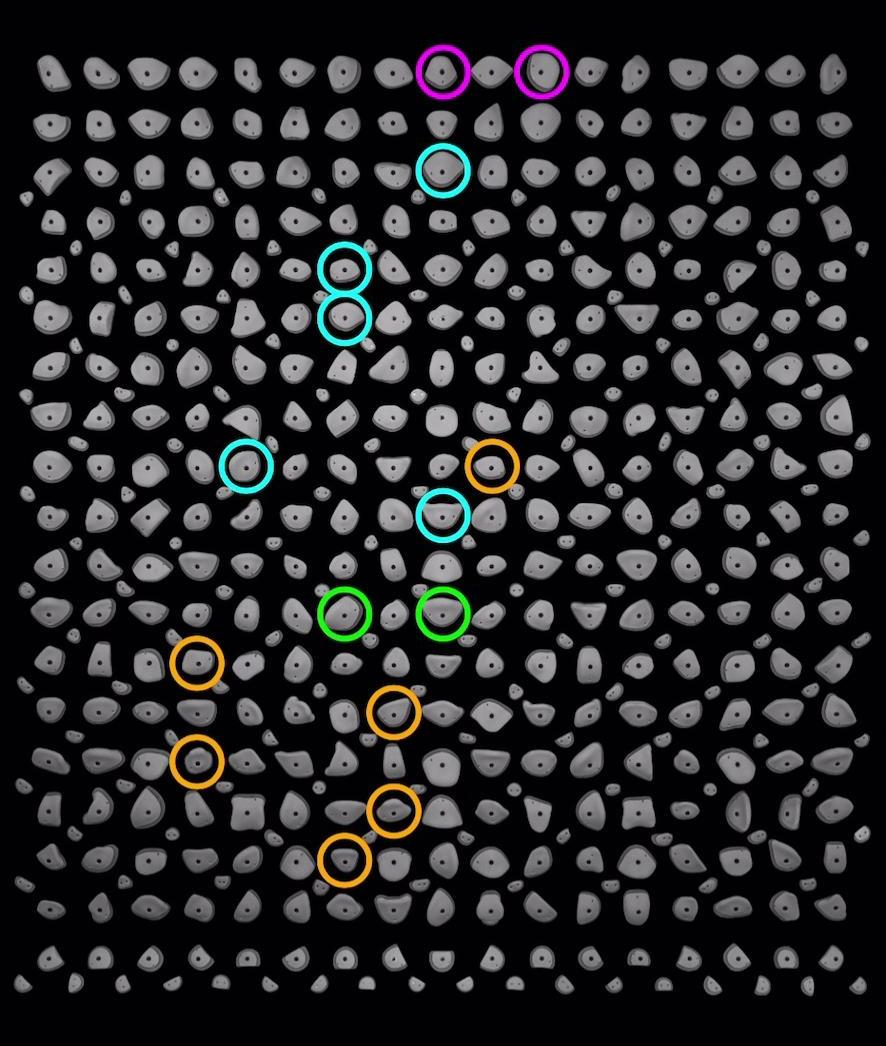
#> input picture test/frame_0000.jpg, 886 x 1046 px, found by its file name
$ python ringtest.py
#> lines starting #> are read from the running program, lines starting #| are printed output that depends on the picture; after the words box and inside, x2 and y2 are one past the last pixel; in counts of white or black regions, pixels touching at a corner belong together
import cv2
import numpy as np

import cv2

# Load the image
image = cv2.imread("test/frame_0000.jpg")
#> image is the input picture: shape (1046, 886, 3); mean B, G, R 41.5, 40.2, 40

# Get original dimensions
height, width = image.shape[:2]
#> height = 1046; width = 886

# Define scale factor
scale_factor = 1/0.788

# Compute new dimensions
new_width = int(width * scale_factor)
#> new_width = 1124
new_height = int(height * scale_factor)
#> new_height = 1327

# Resize the image
resized_image = cv2.resize(image, (new_width, new_height), interpolation=cv2.INTER_AREA)
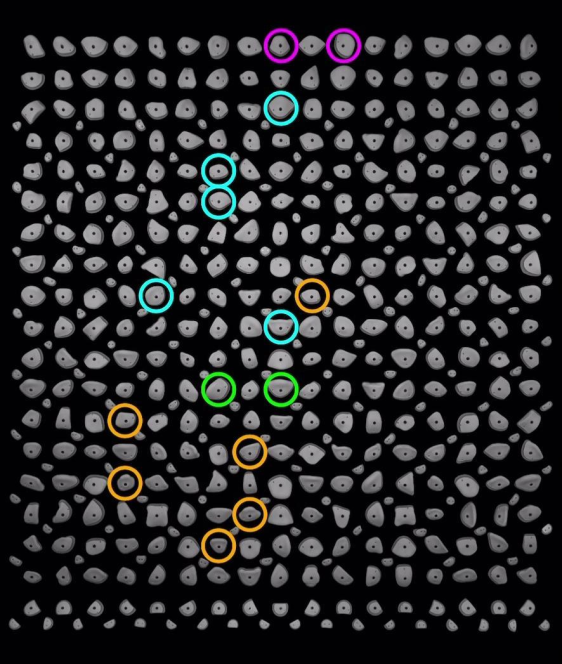
#> resized_image: shape (1327, 1124, 3) (shown at 1/2 size); mean B, G, R 41.5, 40.1, 40

# Save the resized image (optional)
cv2.imwrite("test/rez_0000.jpg", resized_image)

# Display the resized image
cv2.imshow("Resized Image", resized_image)
cv2.waitKey(0)
cv2.destroyAllWindows()
# Grid size
rows, cols = 19, 19

# Image parameters
ring_radius = 20 # Radius of each ring
thickness = ring_radius // 5  # Thickness of the ring
spacing = 2 * ring_radius   # Spacing between rings

# Calculate image size
img_height = (rows+1) * spacing + spacing + spacing + spacing
img_width = cols * spacing

all_centers = []
# Create a white canvas
#image = np.ones((img_height, img_width, 3), dtype=np.uint8) * 255
image = cv2.imread("Blank_align.jpg")
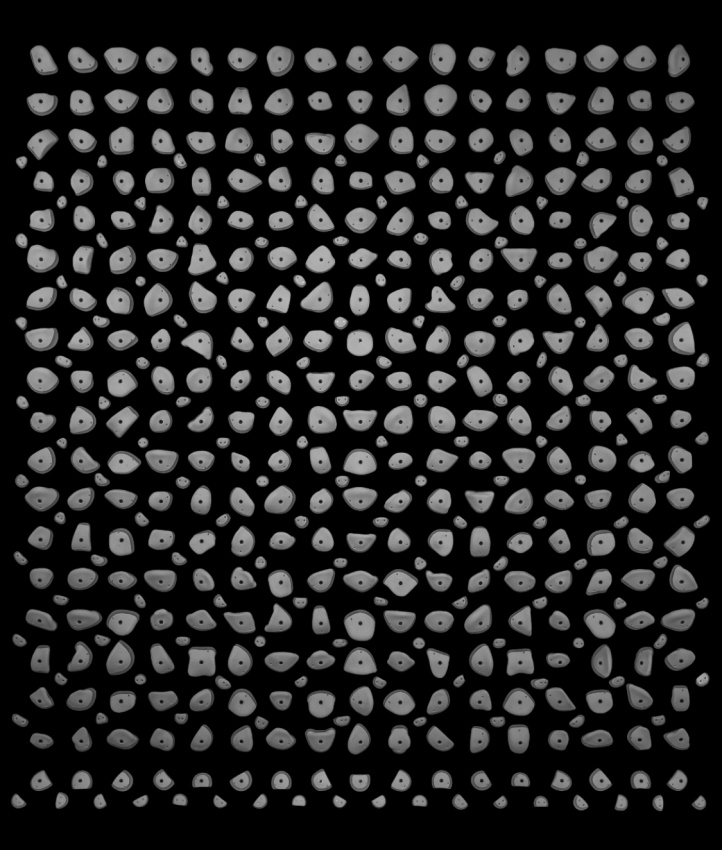
#> input picture src/Blank_align.jpg, 722 x 850 px, found by its file name
#> image is the input picture: shape (850, 722, 3); min 0, max 222, mean 36
offset = 20
off_up = 20
# Draw the rings
for i in range(rows):
    for j in np.arange(1,cols-1):
        center_x = j * spacing + spacing // 2 - offset
        center_y = i * spacing + spacing // 2 + spacing*2 - offset - off_up
        all_centers.append((center_x, center_y))
        cv2.circle(image, (center_x, center_y), ring_radius, (255, 155, 155), thickness)
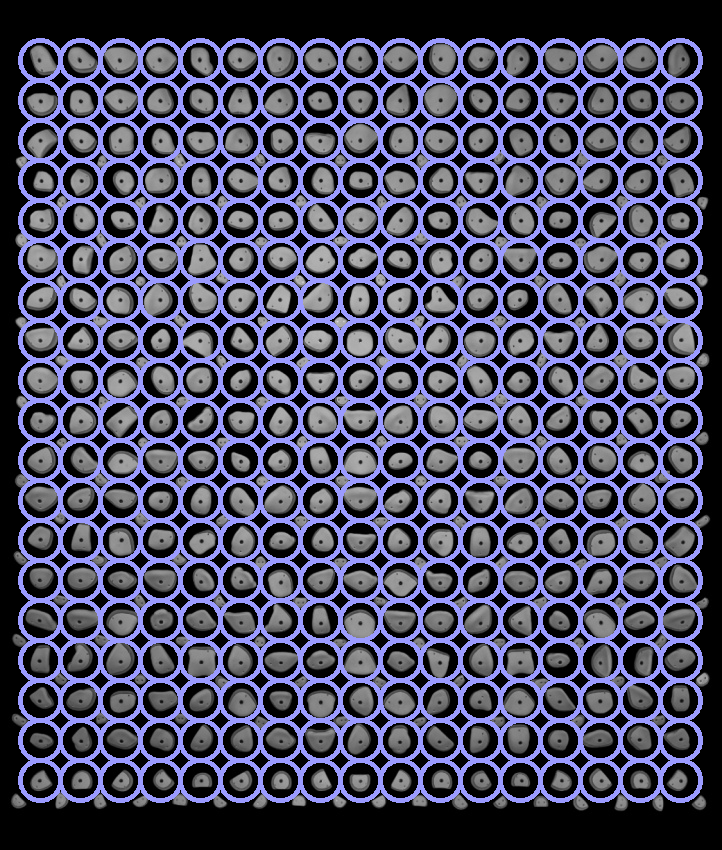
#> image: shape (850, 722, 3); mean B, G, R 99.5, 74.4, 74.4
#> after the loop, all_centers = 323 pairs, first value 40 to 680, second value 60 to 780

# Draw middle rings in a checkerboard pattern
middle_ring_centers = []
for i in range(2, rows - 1, 2):  # Every second row
    for j in range(0, cols - 1, 2):  # Every second column
        center_x = j * spacing + spacing - offset
        center_y = i * spacing + spacing + spacing*2 - offset - off_up
        #change color to orange
        all_centers.append((center_x, center_y))
        cv2.circle(image, (center_x, center_y), ring_radius, (255,255,255), thickness= thickness)
        middle_ring_centers.append((center_x, center_y))
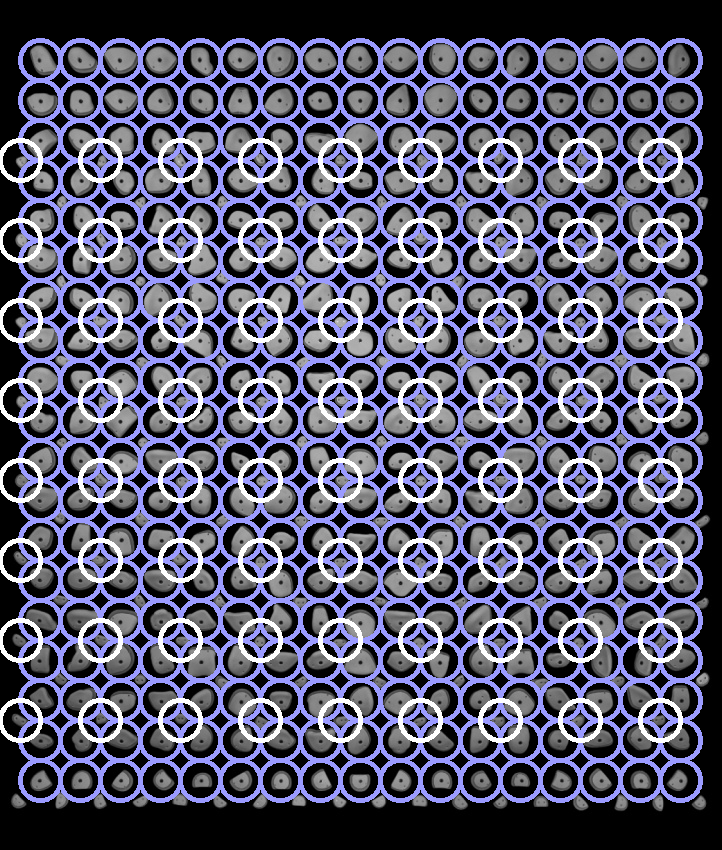
#> image: shape (850, 722, 3); 7.17% of pixels changed, all inside (x1, y1, x2, y2) = (0, 138, 683, 743)
#> after the loop, all_centers = 395 pairs, first value 20 to 680, second value 60 to 780; middle_ring_centers = 72 pairs, first value 20 to 660, second value 160 to 720

# Draw a ring in the middle of each 4 middle rings
for i in range(0, len(middle_ring_centers) - (cols // 2), cols // 2):
    for j in range(0, cols // 2 - 1):
        idx = i + j
        if idx + 1 < len(middle_ring_centers) and idx + (cols // 2) < len(middle_ring_centers):
            cx1, cy1 = middle_ring_centers[idx]
            cx2, cy2 = middle_ring_centers[idx + 1]
            cx3, cy3 = middle_ring_centers[idx + (cols // 2)]
            cx4, cy4 = middle_ring_centers[idx + (cols // 2) + 1]
            center_x = (cx1 + cx4) // 2
            center_y = (cy1 + cy4) // 2
            all_centers.append((center_x, center_y))
            cv2.circle(image, (center_x, center_y), ring_radius, (255, 200, 155), thickness)
#> this loop made 7 passes
#> i on passes 2 to 7: 9, 18, 27, 36, 45, 54
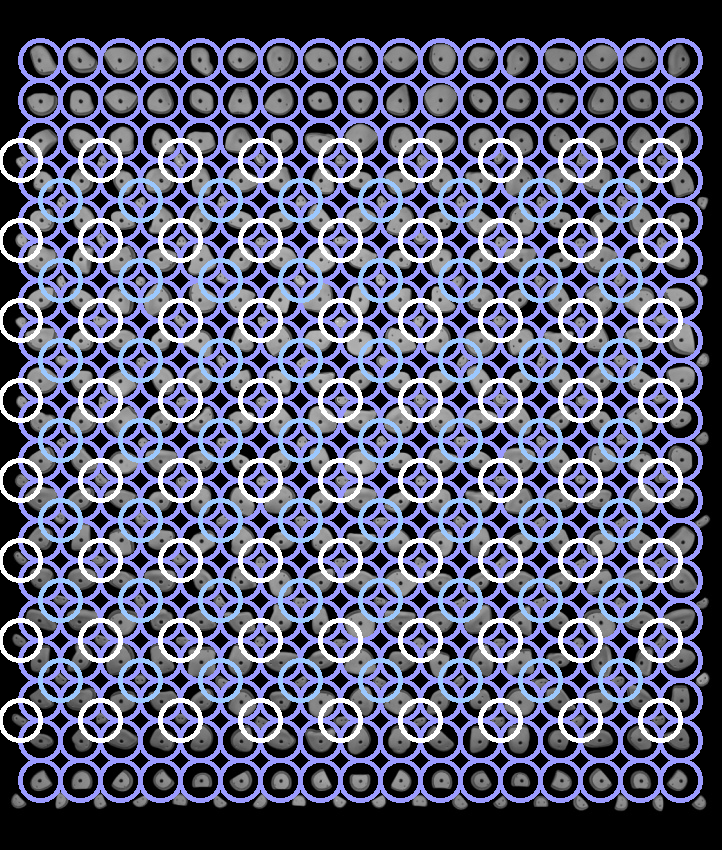
#> image: shape (850, 722, 3); 5.6% of pixels changed, all inside (x1, y1, x2, y2) = (38, 178, 643, 703)
#> after the loop, all_centers = 451 pairs, first value 20 to 680, second value 60 to 780

# Add an extra half row of rings at the very bottom
for j in range(0, cols - 1):
    center_x = j * spacing + ring_radius  +spacing // 2 - offset
    center_y = rows * spacing + spacing *2  - offset- off_up# Extra row at bottom
    all_centers.append((center_x, center_y))
    cv2.circle(image, (center_x, center_y), ring_radius, (255, 255, 50), thickness)
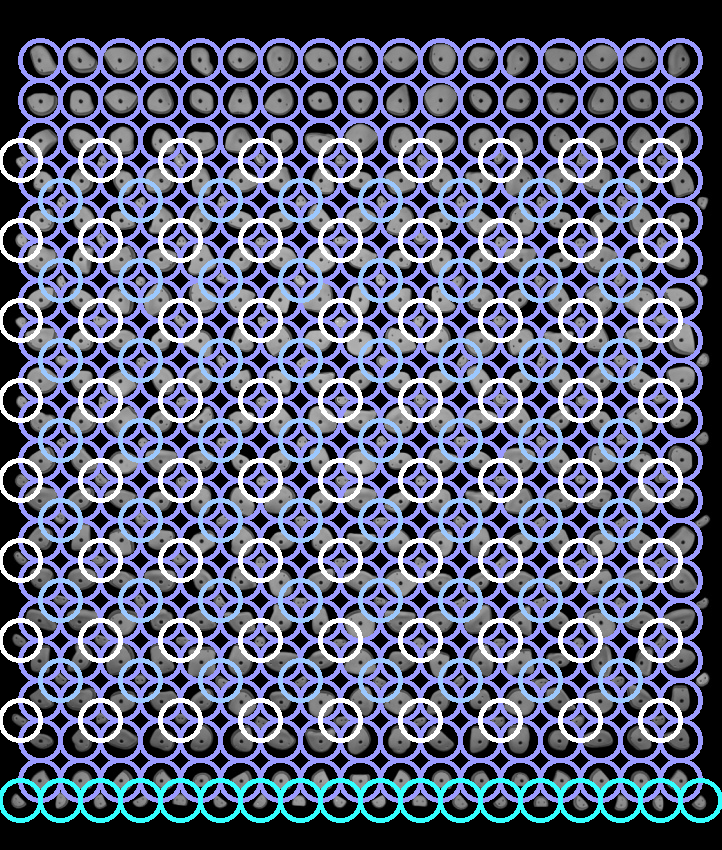
#> image: shape (850, 722, 3); 1.6% of pixels changed, all inside (x1, y1, x2, y2) = (0, 778, 722, 823)
#> after the loop, all_centers = 469 pairs, first value 20 to 700, second value 60 to 800

# Add an extra half row of rings at the very bottom
for j in range(3, rows - 2,2):
    center_x = (cols-1) * spacing - offset
    center_y = j * spacing + spacing  + spacing*2 -offset -off_up# Extra row at bottom
    all_centers.append((center_x, center_y))
    cv2.circle(image, (center_x, center_y), ring_radius, (255, 255, 50), thickness)
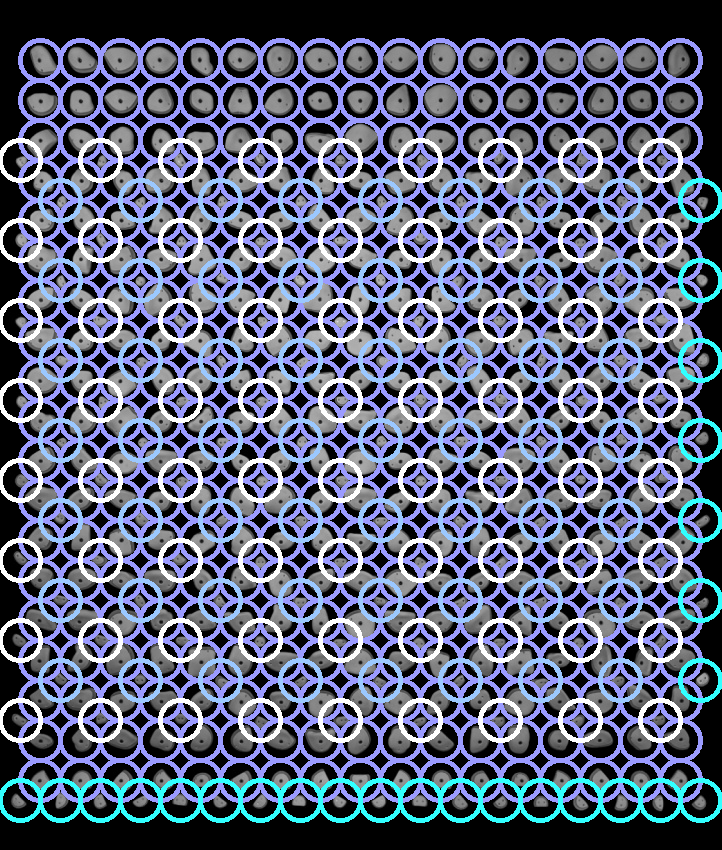
#> image: shape (850, 722, 3); 0.69% of pixels changed, all inside (x1, y1, x2, y2) = (678, 178, 722, 703)
#> after the loop, all_centers = 476 pairs, first value 20 to 700, second value 60 to 800

# Show the image
cv2.imshow("Ring Grid", image)
cv2.waitKey(0)
cv2.destroyAllWindows()

print(all_centers)
#> (printed output is left out)
#save all centers in a csv file
import csv
with open('ring_centers.csv', mode='w') as file:
    writer = csv.writer(file)
    writer.writerow(['x','y'])
    for center in all_centers:
        writer.writerow(center)
#> this loop made 476 passes
#> center on passes 1 to 3: (40, 60), (80, 60), (120, 60)

## Save the image
#cv2.imwrite("ring_grid3.png", image)
